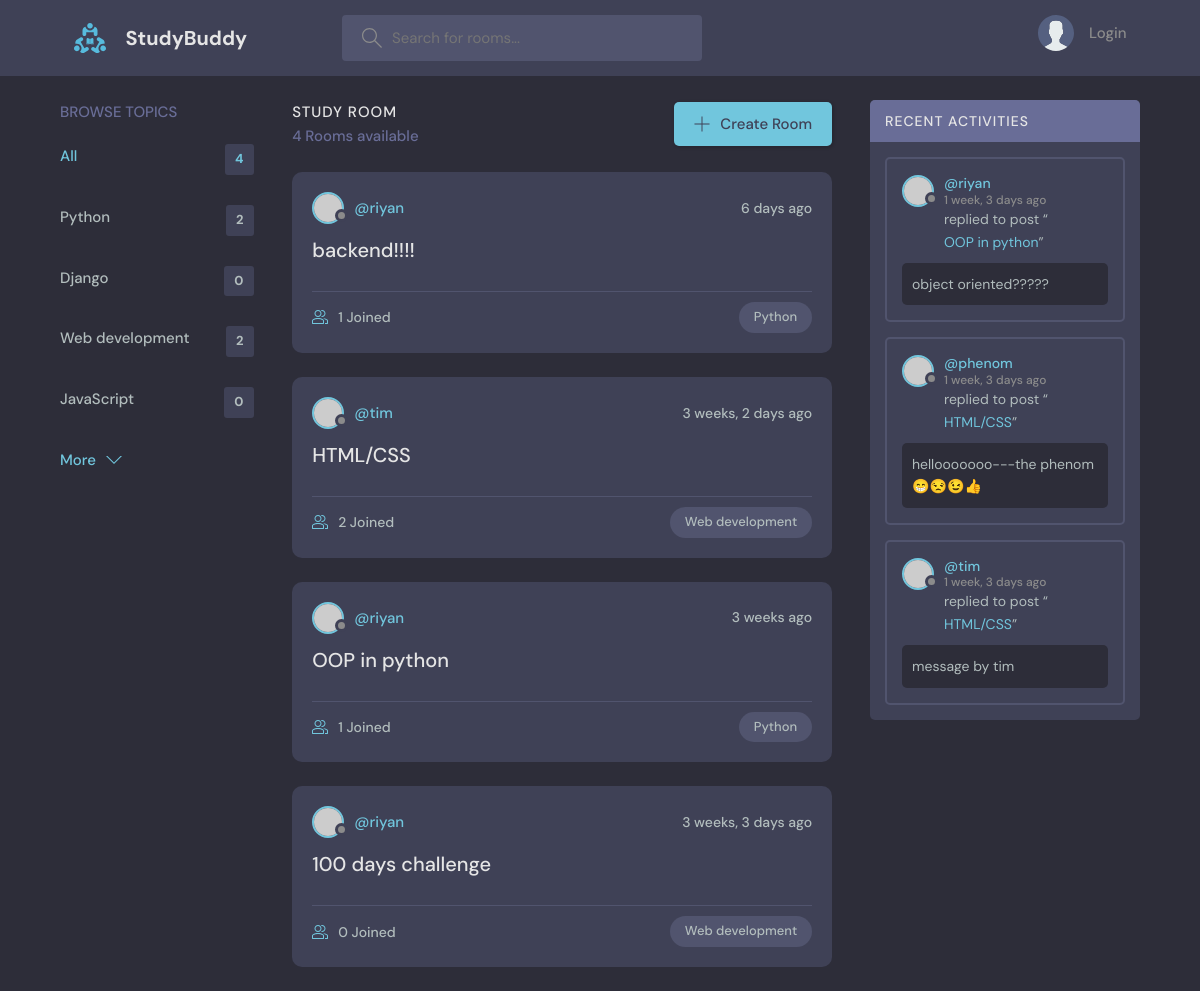
The page / on the database its author committed.
### base/models.py (models this page shows, shortened)
class Topic(models.Model):
    name = models.CharField(max_length=200)

class Room(models.Model):
    host = models.ForeignKey(User, on_delete=models.SET_NULL, null=True)
    topic = models.ForeignKey(Topic, on_delete=models.SET_NULL, null=True)
    name = models.CharField(max_length=200)
    description = models.TextField(null=True, blank=True)
    participants = models.ManyToManyField(
        User, related_name="participants", blank=True)
    updated = models.DateTimeField(auto_now=True)
    created = models.DateTimeField(auto_now_add=True)
    class Meta:
        ordering = ['-updated', '-created']
    def __str__(self):
        return self.name

class Message(models.Model):
    user = models.ForeignKey(User, on_delete=models.CASCADE)
    room = models.ForeignKey(Room, on_delete=models.CASCADE)
    body = models.TextField()
    updated = models.DateTimeField(auto_now=True)
    created = models.DateTimeField(auto_now_add=True)
    class Meta:
        ordering = ['-updated', '-created']

### base/views.py (the view)
# urls.py: path("", views.home, name="home"),
def home(request):
    q = request.GET.get('q') if request.GET.get('q') != None else ""
    rooms = Room.objects.filter(
        Q(topic__name__icontains=q) |
        Q(name__icontains=q) |
        Q(description__icontains=q)
    )
    topics = Topic.objects.all()
    room_count = rooms.count()
    room_messages = Message.objects.filter(Q(room__topic__name__icontains=q))
    context = {
        'rooms': rooms,
        'topics': topics,
        'room_count': room_count,
        'room_messages': room_messages
    }
    return render(request, 'base/home.html', context)

### base/templates/base/home.html (shortened to what this page needs)
{% extends 'main.html' %} {% block content %}
<main class="layout layout--3">
  <div class="container">
    {% include 'base/topics_component.html' %}
    <div class="roomList">
      <div class="roomList__header">
        <div>
          <h2>Study Room</h2>
          <p>{{ room_count }} Rooms available</p>
        </div>
        <a class="btn btn--main" href="create-room.html">
          <svg
            version="1.1"
            xmlns="http://www.w3.org/2000/svg"
            width="32"
            height="32"
            viewBox="0 0 32 32"
          >
            <title>add</title>
            <path
              d="M16.943 0.943h-1.885v14.115h-14.115v1.885h14.115v14.115h1.885v-14.115h14.115v-1.885h-14.115v-14.115z"
            ></path>
          </svg>
          Create Room
        </a>
      </div>
      {% include 'base/feed_component.html' %}
    </div>
    {% include 'base/activity_component.html' %}
  </div>
</main>
{% endblock %}

### base/templates/base/topics_component.html
<div class="topics">
  <div class="topics__header">
    <h2>Browse Topics</h2>
  </div>
  <ul class="topics__list">
    <li>
      <a href="{% url 'home' %}" class="active"
        >All <span>{{ topics.count }}</span></a
      >
    </li>
    {% for topic in topics %}
    <li>
      <a href="{% url 'home' %}?q={{ topic.name }}"
        >{{ topic.name }} <span>{{ topic.room_set.all.count }}</span></a
      >
    </li>
    {% endfor %}
  </ul>
  <a class="btn btn--link" href="topics.html">
    More
    <svg
      version="1.1"
      xmlns="http://www.w3.org/2000/svg"
      width="32"
      height="32"
      viewBox="0 0 32 32"
    >
      <title>chevron-down</title>
      <path d="M16 21l-13-13h-3l16 16 16-16h-3l-13 13z"></path>
    </svg>
  </a>
</div>

### base/templates/base/feed_component.html (shortened to what this page needs)
{% for room in rooms %}
<div class="roomListRoom">
  <div class="roomListRoom__header">
    <a
      href="{% url 'user-profile' room.host.id %}"
      class="roomListRoom__author"
    >
      <div class="avatar avatar--small">
        <img src="https://randomuser.me/api/portraits/women/11.jpg" />
      </div>
      <span>@{{ room.host.username }}</span>
    </a>
    <div class="roomListRoom__actions">
      <span>{{ room.created | timesince }} ago</span>
    </div>
  </div>
  <div class="roomListRoom__content">
    <a href="{% url 'room' room.id %}">{{ room.name }}</a>
  </div>
  <div class="roomListRoom__meta">
    <a href="{% url 'room' room.id %}" class="roomListRoom__joined">
      {{ room.participants.all.count }} Joined
    </a>
    <p class="roomListRoom__topic">{{ room.topic.name }}</p>
  </div>
</div>
{% endfor %}

### base/templates/base/activity_component.html (shortened to what this page needs)
<div class="activities">
  <div class="activities__header">
    <h2>Recent Activities</h2>
  </div>
  {% for message in room_messages %}
  <div class="activities__box">
    <div class="activities__boxHeader roomListRoom__header">
      <a
        href="{% url 'user-profile' message.user.id %}"
        class="roomListRoom__author"
      >
        <div class="avatar avatar--small">
          <img src="https://randomuser.me/api/portraits/women/11.jpg" />
        </div>
        <p>
          @{{ message.user }}
          <span>{{ message.created | timesince }} ago</span>
        </p>
      </a>
    </div>
    <div class="activities__boxContent">
      <p>
        replied to post “<a href="{% url 'room' message.room.id %}"
          >{{ message.room }}</a
        >”
      </p>
      <div class="activities__boxRoomContent">{{ message.body }}</div>
    </div>
  </div>
  {% endfor %}
</div>

### rows shown on the page
Topic: name "Python", room_set.all.count "2"
Topic: name "Django", room_set.all.count "0"
Topic: name "Web development", room_set.all.count "2"
Topic: name "JavaScript", room_set.all.count "0"
Room: host.username "riyan", created "6 days", name "backend!!!!", participants.all.count "1", topic.name "Python"
Room: host.username "tim", created "3 weeks, 2 days", name "HTML/CSS", participants.all.count "2", topic.name "Web development"
Room: host.username "riyan", created "3 weeks", name "OOP in python", participants.all.count "1", topic.name "Python"
Room: host.username "riyan", created "3 weeks, 3 days", name "100 days challenge", participants.all.count "0", topic.name "Web development"
Message: user "riyan", created "1 week, 3 days", room "OOP in python", body "object oriented?????"
Message: user "phenom", created "1 week, 3 days", room "HTML/CSS", body "hellooooooo---the phenom 😁😒😉👍"
Message: user "tim", created "1 week, 3 days", room "HTML/CSS", body "message by tim"

### other values the page prints
{{ topics.count }} "4"
{{ room_count }} "4"
